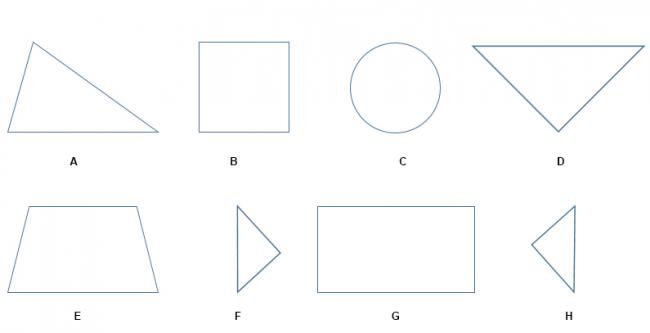
#> input picture NguyenDucQuan_2020600859/input_shapes.png, 650 x 333 px
$ python de9.py   (older library calls are emulated)
#> lines starting #> are read from the running program, lines starting #| are printed output that depends on the picture; after the words box and inside, x2 and y2 are one past the last pixel; in counts of white or black regions, pixels touching at a corner belong together
import cv2

img = cv2.imread('input_shapes.png',cv2.IMREAD_GRAYSCALE)
#> img: shape (333, 650); min 1, max 255, mean 252.5
rows,cols=img.shape
#> rows = 333; cols = 650
sobel_horizontal=cv2.Sobel(img,cv2.CV_64F,1,0,ksize=5)
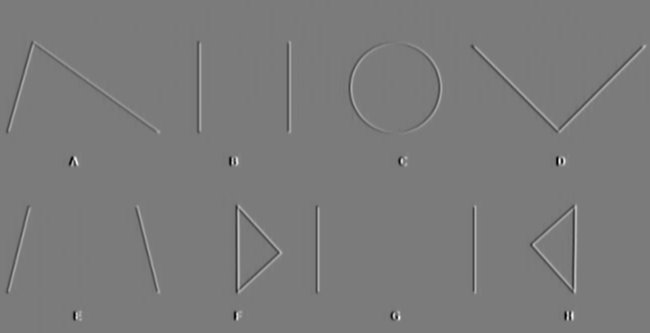
#> sobel_horizontal: shape (333, 650) float64; min -8910, max 9535, mean 0; drawn with min black and max white
sobel_vertical=cv2.Sobel(img,cv2.CV_64F,0,1,ksize=5)
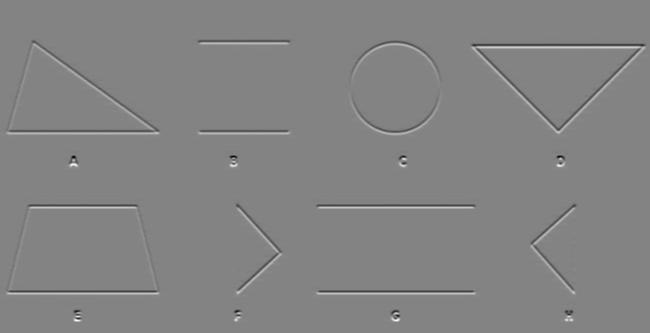
#> sobel_vertical: shape (333, 650) float64; min -8207, max 7698, mean 0.1; drawn with min black and max white
cv2.imshow('Original',img)
cv2.imshow('Sobel horizontal',sobel_horizontal)
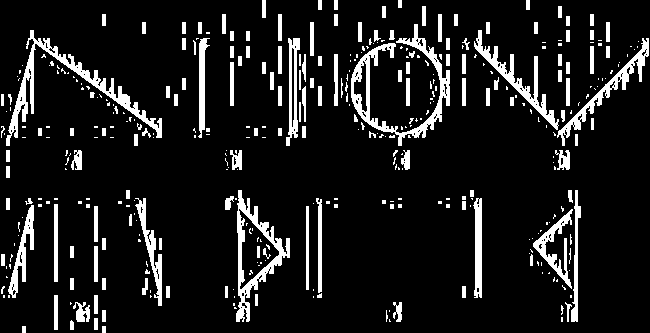
#> window 'Sobel horizontal': shape (333, 650); 11% white; 383 white regions (238 under 20 px), largest, box (x1, y1, x2, y2) and area: (351, 24, 450, 146) 2284, (6, 30, 162, 146) 2251, (236, 190, 290, 322) 1757
cv2.imshow('Sobel vertical', sobel_vertical)
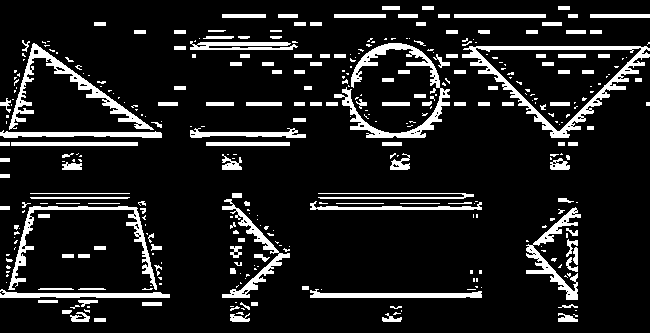
#> window 'Sobel vertical': shape (333, 650); 11.7% white; 354 white regions (206 under 20 px), largest, box (x1, y1, x2, y2) and area: (462, 46, 650, 138) 2649, (334, 43, 450, 138) 2153, (9, 43, 154, 130) 1730
cv2.waitKey(0)
